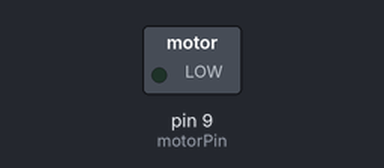
The sketch below on a simulated Arduino Uno, built with avr-gcc and run on an emulated ATmega328P. Parts: switched loads named in the sketch (green lamp = pin HIGH).

Above: at 0.05 s.
At 5.75 s:
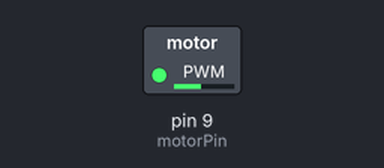
At 11.55 s:
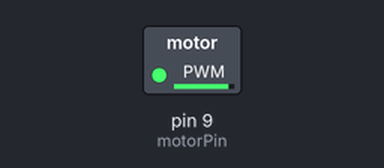
At 23.15 s:
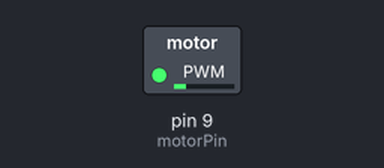
Timing chart, 0 to 33.3 s (numbered marks = the images above):
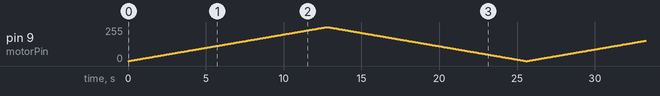

The sketch:

DC_motor.ino
```cpp
int motorPin = 9;   //트랜지스터 베이스 (B)에 연결할 핀

void setup() {
  pinMode (motorPin, OUTPUT);   // 9번 핀 출력으로 설정

}

void loop() {
  for (int duty = 0; duty < 256; duty++) {
    analogWrite (motorPin, duty);  // 9번 핀에 duty 변수 값 1씩 설정
    delay (50);    // 해당 듀티비를 50 ms 지연
  }

  // 정지 상태에서 최대 속도까지 가속한 뒤에 다시 최대 속도에서 서서히 감속을 하면서 정지되는 것을 반복한다.
  for (int duty = 255; duty >= 0; duty--) {
    analogWrite (motorPin, duty);
    delay (50);
  }
}
```
